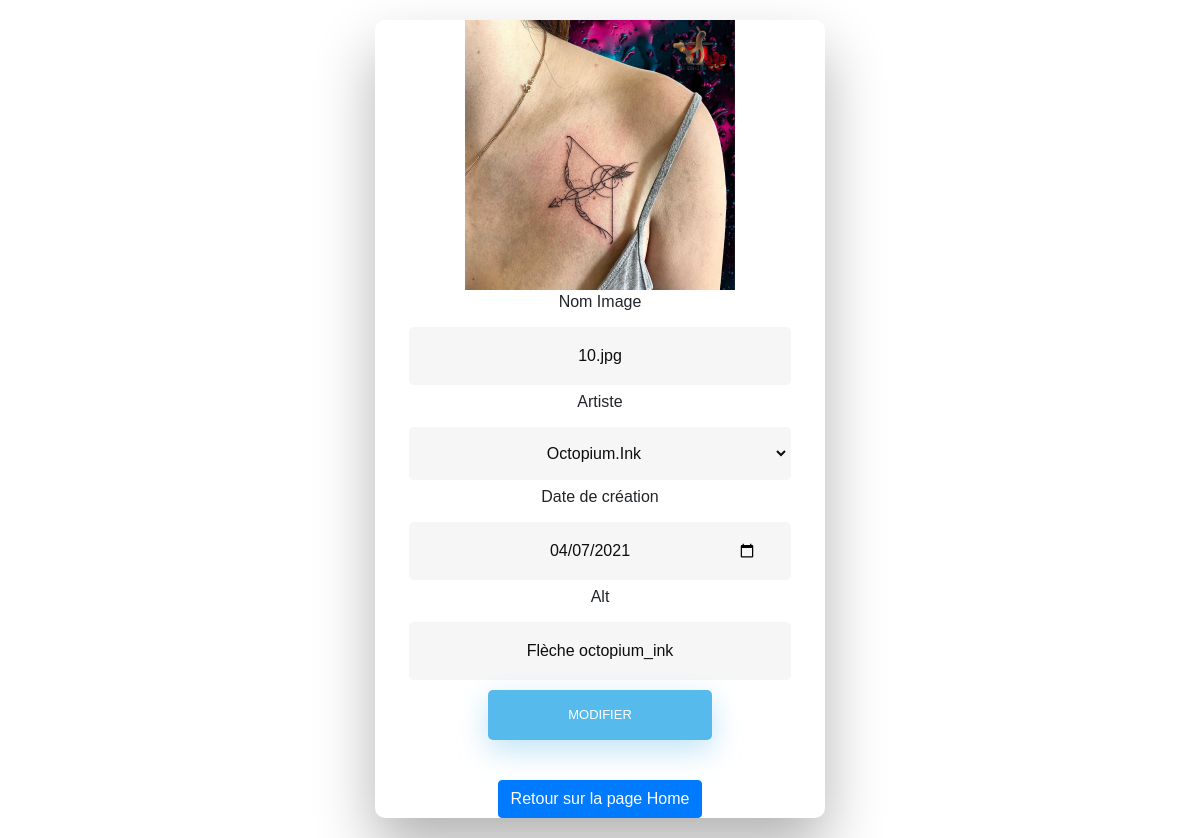
The page /sixteenAdmin/public/modif-17 (signed in) on the database its author committed.
### tables this page shows
CREATE TABLE `tattoo` (
  `id` int(11) NOT NULL,
  `image` varchar(255) NOT NULL,
  `artiste` varchar(255) NOT NULL,
  `date` date NOT NULL,
  `alt` varchar(255) NOT NULL
);

### sixteenAdmin/controllers/Controller.php (called while the page is built, shortened)
<?php
abstract class Controller{
	private $chemin="../views/";
	protected function render($view,$donnee=[]){
		extract($donnee);
		require($this->chemin.$view.'.php');
		require($this->chemin."/template/default.php");
	}
}
?>

### sixteenAdmin/controllers/ModifController.php (called while the page is built, shortened)
<?php
class ModifController extends Controller
{
	private $modif;
	public function __construct(){
		$this->modif = new ModifModel();
	}
	public function tattoo($id){
		return $this->modif->getTattoo($id)->fetchAll();
	}
	public function index($id)
	{
		$tattoo = $this->tattoo($id);
		$this->render('modif', compact('tattoo'));
	}
}

### sixteenAdmin/app/Database.php (called while the page is built, shortened)
<?php
class Database{
	private $dsn="mysql:dbname=sixteen;host=localhost;charset=utf8";
	private $login="root";
	private $password="";
	private $pdo;
	public function __construct(){
		if($this->pdo==null){
			$this->pdo = new PDO($this->dsn,$this->login,$this->password);
			$this->pdo->setAttribute(PDO::ATTR_ERRMODE,PDO::ERRMODE_EXCEPTION);
			$this->pdo->setAttribute(PDO::ATTR_DEFAULT_FETCH_MODE,PDO::FETCH_OBJ);
			$this->pdo->setAttribute(PDO::MYSQL_ATTR_INIT_COMMAND, 'SET NAMES utf8');
		}
	}
	public function query($query,$params=false){
		if($params){
			$req=$this->pdo->prepare($query);
			$req->execute($params);
		}
		else{
			$req=$this->pdo->query($query);
		}
		return $req;
	}
}
?>

### sixteenAdmin/models/ModifModel.php (called while the page is built, shortened)
<?php
class ModifModel{
	private $db;
	public function __construct()
	{
		$this->db=new Database();
	}
    public function getTattoo($id) {
        return $this->db->query('SELECT * FROM tattoo WHERE id=?',[$id]);
    }
}

### sixteenAdmin/views/modif.php (the view, shortened to what this page needs)
<div class="wrapper fadeInDown">
  <div id="formContent">
    <div class="fadeIn first">
      <img src="../../sixteen/public/img/<?php echo $tattoo[0]->image; ?>" id="icon" alt="User Icon" />
    </div>
    <form action="modif-<?php echo $tattoo[0]->id; ?>-done" method="POST">
        <div>
            <label for="nom">Nom Image</label>
            <input type="text" id="nom" class="fadeIn second" name="nom" value="<?php echo $tattoo[0]->image; ?>" disabled>
        </div>
        <div>
            <label for="artiste">Artiste</label><br>
            <select id="artiste" name="artiste" aria-label="Default select example">
                <option <?php echo ($tattoo[0]->artiste=="octo")?'selected':null; ?> value="octo">Octopium.Ink</option>
            </select>
        </div>
        <div>
            <label for="date">Date de création</label>
            <input type="date" id="date" class="fadeIn second" name="date"  value="<?php echo $tattoo[0]->date; ?>">
        </div>
        <div>
            <label for="alt">Alt</label><br>
            <input type="text" id="alt" class="fadeIn third" name="alt" value="<?php echo $tattoo[0]->alt; ?>">
        </div>
        <input type="submit" class="fadeIn fourth" value="Modifier"><a class="btn btn-primary" href="home">Retour sur la page Home</a>
    </form>
  </div>
</div>

### sixteenAdmin/views/template/default.php (style rules this page uses)
body { font-family: "Poppins", sans-serif; height: 100vh; }
a { color: #92badd; display:inline-block; text-decoration: none; font-weight: 400; }
.wrapper { display: flex; align-items: center; flex-direction: column; justify-content: center; width: 100%; min-height: 100%; padding: 20px; }
#formContent { -webkit-border-radius: 10px 10px 10px 10px; border-radius: 10px 10px 10px 10px; background: #fff; padding: 30px; width: 90%; max-width: 450px; position: relative; padding: 0px; -webkit-box-shadow: 0 30px 60px 0 rgba(0,0,0,0.3); box-shadow: 0 30px 60px 0 rgba(0,0,0,0.3); text-align: center; }
input[type=button], input[type=submit], input[type=reset] { background-color: #56baed; border: none; color: white; padding: 15px 80px; text-align: center; text-decoration: none; display: inline-block; text-transform: uppercase; font-size: 13px; -webkit-box-shadow: 0 10px 30px 0 rgba(95,186,233,0.4); box-shadow: 0 10px 30px 0 rgba(95,186,233,0.4); -webkit-border-radius: 5px 5px 5px 5px; border-radius: 5px 5px 5px 5px; margin: 5px 20px 40px 20px; -webkit-transition: all 0.3s ease-in-out; -moz-transition: all 0.3s ease-in-out; -ms-transition: all 0.3s ease-in-out; -o-transition: all 0.3s ease-in-out; transition: all 0.3s ease-in-out; }
input[type=text], input[type=date], input[type=password], select { background-color: #f6f6f6; border: none; color: #0d0d0d; padding: 15px 32px; text-align: center; text-decoration: none; display: inline-block; font-size: 16px; margin: 5px; width: 85%; border: 2px solid #f6f6f6; -webkit-transition: all 0.5s ease-in-out; -moz-transition: all 0.5s ease-in-out; -ms-transition: all 0.5s ease-in-out; -o-transition: all 0.5s ease-in-out; transition: all 0.5s ease-in-out; -webkit-border-radius: 5px 5px 5px 5px; border-radius: 5px 5px 5px 5px; }
input[type=text]:placeholder { color: #cccccc; }
.fadeInDown { -webkit-animation-name: fadeInDown; animation-name: fadeInDown; -webkit-animation-duration: 1s; animation-duration: 1s; -webkit-animation-fill-mode: both; animation-fill-mode: both; }
.fadeIn { opacity:0; -webkit-animation:fadeIn ease-in 1; -moz-animation:fadeIn ease-in 1; animation:fadeIn ease-in 1; -webkit-animation-fill-mode:forwards; -moz-animation-fill-mode:forwards; animation-fill-mode:forwards; -webkit-animation-duration:1s; -moz-animation-duration:1s; animation-duration:1s; }
.fadeIn.first { -webkit-animation-delay: 0.4s; -moz-animation-delay: 0.4s; animation-delay: 0.4s; }
.fadeIn.second { -webkit-animation-delay: 0.6s; -moz-animation-delay: 0.6s; animation-delay: 0.6s; }
.fadeIn.third { -webkit-animation-delay: 0.8s; -moz-animation-delay: 0.8s; animation-delay: 0.8s; }
.fadeIn.fourth { -webkit-animation-delay: 1s; -moz-animation-delay: 1s; animation-delay: 1s; }
#icon { width:60%; }

### rows shown on the page
tattoo: image (picture), nom "10.jpg", artiste "Octopium.Ink", date "04/07/2021", alt "Flèche octopium_ink"
